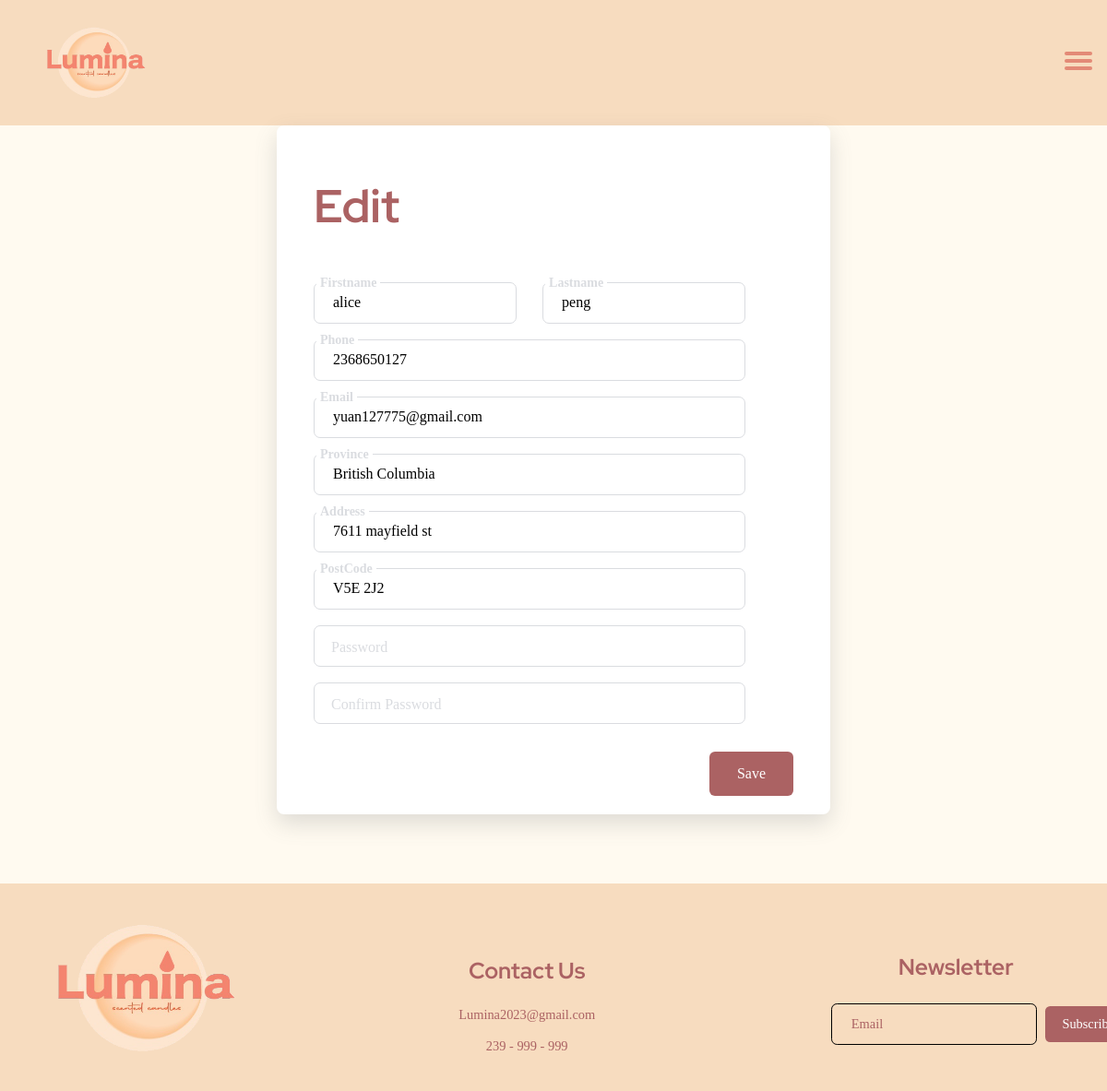
The page /edit.php?id=1 on the database its author committed.
### tables this page shows
CREATE TABLE `user` (
  `id` int(8) NOT NULL,
  `fn` varchar(64) NOT NULL,
  `ln` varchar(64) NOT NULL,
  `password` varchar(64) NOT NULL,
  `email` varchar(128) NOT NULL,
  `phone` varchar(10) NOT NULL,
  `address` varchar(256) NOT NULL,
  `province` varchar(32) NOT NULL,
  `postcode` varchar(8) NOT NULL
);

### edit.php (the view, shortened to what this page needs)
<?php
include_once './database/crud.php';
$user = null;
if (isset($_GET['id'])) {
    $user_id = $connection->real_escape_string($_GET['id']);
    $query = "SELECT * FROM user WHERE id = $user_id";
    $result = $connection->query($query);
    if ($result->num_rows > 0) {
        $user = $result->fetch_array();
    }
}
?>
<!DOCTYPE html>
<html lang="en">
<head>
    <link rel="stylesheet" href="./css/test.css">
    <link rel="stylesheet" href="./css/signup.css">
    <link href="http://cdn.bootcss.com/font-awesome/4.7.0/css/font-awesome.min.css" rel="stylesheet">
</head>
<body>
    <?php require_once("partials/header.php") ?>
    <main>
        <div class="edtFrm">
            <form method="post" class="form3">
                <h1 class="title3">Edit</h1>
                <div class='userFullName'>
                    <div class="inputContainer3 userName">
                        <input type="text" class="input3" name="fn" placeholder="Firstname" value="<?php echo $user['fn']; ?>" required>
                        <label for="" class="label3">Firstname</label>
                    </div>
                    <div class='inputContainer3 userName'>
                        <input type="text" class="input3" name="ln" placeholder="Lastname" value="<?php echo $user['ln']; ?>" required>
                        <label for="" class="label3">Lastname</label>
                    </div>
                </div>
                <div class="inputContainer3">
                    <input type="phone" class="input3" name="phone" placeholder="Phone" value="<?php echo $user['phone']; ?>" required>
                    <label for="" class="label3">Phone</label>
                </div>
                <div class="inputContainer3">
                    <input type="email" class="input3" name="email" placeholder="Email" value="<?php echo $user['email']; ?>" required>
                    <label for="" class="label3">Email</label>
                </div>
                <div class="inputContainer3">
                    <input type="text" class="input3" name="province" placeholder="Province" value="<?php echo $user['province']; ?>" required>
                    <label for="" class="label3">Province</label>
                </div>
                <div class="inputContainer3">
                    <input type="text" class="input3" name="address" placeholder="Address" value="<?php echo $user['address']; ?>" required>
                    <label for="" class="label3">Address</label>
                </div>
                <div class="inputContainer3">
                    <input type="text" class="input3" name="postcode" placeholder="Postcode" value="<?php echo $user['postcode']; ?>" required>
                    <label for="" class="label3">PostCode</label>
                </div>
                <div class="inputContainer3">
                    <input type="password" class="input3" id="pw1" name="password" placeholder="Password" required>
                    <label for="" class="label3">Password</label>
                </div>
                <div class="inputContainer3">
                    <input type="password" class="input3" id="pw2" name="confirm_password" placeholder="Confirm Password" required>
                    <label for="" class="label3">Confirm Password</label>
                </div>
                <input type="submit" class="submitBtn3" name="save" value="Save">
            </form>
        </div>
    </main>
    <div class="content_wrap"></div>
    <?php require_once("partials/footer.php") ?>
</body>
</html>

### css/test.css (style rules this page uses)
* { box-sizing: border-box; font-family: 'Rubik'; }
:root { --orange:#FFA868; --black:#1d2028; --green:#7a7154; --grey:#d4cdc1; --pink:#f2c6b2; --button:#ab6263; --header:#f7dcbf; --hover:#e38a77; }
h1 { font-family: 'Red Hat Display', sans-serif; color: #ab6263; }
body { width: 100%; min-height: 100vh; padding:0; margin:0; background-color:#FFFAF0; position: relative; }
form { position: relative; width: 300px; margin: 0 auto; }
.content_wrap { height: 300px; }
::placeholder { color: transparent; }

### css/signup.css (style rules this page uses)
.form3 { background-color: white; width: 600px; border-radius: 8px; padding: 20px 40px; box-shadow: 0 10px 25px rgba(92, 99, 105, .2); }
.title3 { font-size: 50px; margin-bottom: 50px; }
.userFullName { width:90%; display:flex; justify-content: space-between; }
.inputContainer3 { position: relative; height: 45px; width: 90%; margin-bottom: 17px; display:flex; }
.input3 { position: absolute; top: 0px; left: 0px; height: 100%; width: 100%; border: 1px solid #DADCE0; border-radius: 7px; font-size: 16px; padding: 0 20px; outline: none; background: none; z-index: 1; }
.userName { width: 47%; }
::placeholder { color: transparent; }
.label3 { position: absolute; top: 15px; left: 15px; padding: 0 4px; background-color: white; color: #DADCE0; font-size: 16px; transition: 0.5s; z-index: 0; }
.submitBtn3 { display: block; margin-left: auto; padding: 15px 30px; border: none; background-color: var(--button); color: white; border-radius: 6px; cursor: pointer; font-size: 16px; margin-top: 30px; }
.input3:not(:placeholder-shown)+ .label3 { top: -7px; left: 3px; z-index: 10; font-size: 14px; font-weight: 600; }

### rows shown on the page
user: fn "alice", ln "peng", phone "2368650127", email "yuan127775@gmail.com", province "British Columbia", address "7611 mayfield st", postcode "V5E 2J2"
